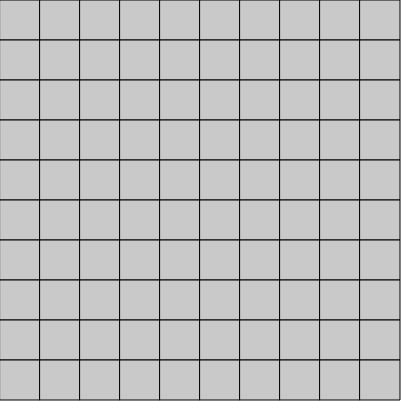
Frame 1 (no input)
Frame 60 (no input): identical to frame 1, image omitted
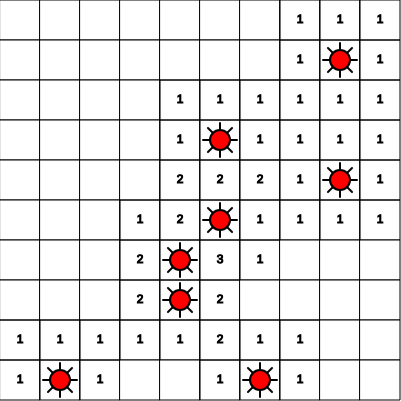
Frame 120 (the mouse pressed at the canvas centre since frame 60)

The p5.js sketch that drew these frames (run headless with seeded random() and noise() and a simulated clock; from frame 60 on, the mouse is pressed at the canvas centre):

// p5.js sketch
// ── sketch.js
/* 
    Minesweeper
    
    to flag cell press "SPACE"
*/



let field, mines;
let cols;
let rows;
let minesCount = 0;
let flagsCount = 0;

const W = 400;
const H = 400;
const cellSize = 40;

let mcText;
let fcText;
let button;

function setup() {
    createCanvas(W + 1, H + 1);

    cols = floor(W / cellSize);
    rows = floor(H / cellSize);
    field = createField();


    let div = createDiv("");

    button = createButton("Refresh");
    button.mousePressed(() => refresh());

    mcText = createP("Mines: " + minesCount);
    fcText = createP("Flags: " + flagsCount);

    div.child(mcText);
    div.child(fcText);
    div.child(button);
}

function draw() {
    background(255);

    for (let i = 0; i < cols; i++) {
        for (let j = 0; j < rows; j++) {
            field[i][j].draw();
        }
    }
}

function mousePressed() {
    if (mouseX > width || mouseY > height || mouseX < 0 || mouseY < 0) return;

    let i = floor(mouseX / cellSize);
    let j = floor(mouseY / cellSize);
    field[i][j].reveal();
}

function keyPressed() {
    if (keyCode == 32) {
        if (mouseX > width || mouseY > height || mouseX < 0 || mouseY < 0) return;

        let i = floor(mouseX / cellSize);
        let j = floor(mouseY / cellSize);
        if (field[i][j].flag()) {
            flagsCount++;
        } else if (flagsCount > 0) {
            flagsCount--;
        }
        fcText.html("Flags: " + flagsCount);
    }
}

function createField() {
    let result = []
    for (let i = 0; i < cols; i++) {
        let arr = []
        for (let j = 0; j < rows; j++) {
            arr.push(new Cell(i, j, cellSize));
            if (arr[j].mine) minesCount++;
        }
        result.push(arr);
    }
    return result;
}

function refresh() {

    flagsCount = 0;
    minesCount = 0;

    field = createField();

    mcText.html("Mines: " + minesCount);
    fcText.html("Flags: " + flagsCount);
}

// ── cell.js
class Cell {
    constructor(x, y, w) {
        this.mine = random(0, 10) > 9;
        this.visible = false;
        this.x = x * w;
        this.y = y * w;
        this.w = w;
        this.flaged = false;
    }

    draw() {
        noFill();
        stroke(0);

        if (this.visible) {
            if (this.mine) {
                // Draw mine
                let r = this.w / 2;
                push();
                fill(255, 0, 0);
                translate(this.x + r, this.y + r);

                strokeWeight(2);
                for (let i = 0; i < 8; i++) {
                    line(0, 0, r - 3, 0);
                    rotate(PI / 4);
                }
                ellipse(0, 0, r, r);
                pop();
            } else {
                // Draw number if it > 0;
                let number = this.number()
                if (number > 0) {
                    push();
                    fill(0);
                    textAlign(CENTER, CENTER);
                    textSize(12);
                    text(number, this.x + this.w / 2, this.y + this.w /2);
                    pop();
                } else {
                    // Blank cell
                    fill(255);
                }
            }
        } else {
            fill(201);
        }
        rect(this.x, this.y, this.w, this.w);

        if (this.flaged) {
            fill(0, 255, 0, 100);
            rect(this.x, this.y, this.w, this.w);
        }
    }

    // Count the number of mines in neighbours
    number() {
        if (this.mine) return -1;

        let number = 0;
        let x = this.x / this.w;
        let y = this.y / this.w;

        for (let i = -1; i <= 1; i++) {
            for (let j = -1; j <= 1; j++) {
                if (x + i > -1 && x + i < field.length && y + j > -1 && y + j < field[0].length) {
                    if (field[x + i][y + j].mine) {
                        number++;
                    }
                }
            }
        }
        return number;
    }

    // Reveal cell
    reveal() {
        if (this.visible || this.flaged) return;
        this.visible = true;

        // Open all field if mine boomed
        if (this.mine) {
            for (let i = 0; i < cols; i++) {
                for (let j = 0; j < rows; j++) {
                    field[i][j].visible = true;
                }
            }
        }

        // Reveal all blank tiles recursively
        if (this.number() == 0) {
            let x = this.x / this.w;
            let y = this.y / this.w;

            for (let i = -1; i <= 1; i++) {
                for (let j = -1; j <= 1; j++) {
                    if (x + i > -1 && x + i < field.length && y + j > -1 && y + j < field[0].length) {
                        field[x + i][y + j].reveal();
                    }
                }
            }
        }
    }

    flag() {
        if (this.visible) return;

        this.flaged = !this.flaged;
        return this.flaged;
    }
}
